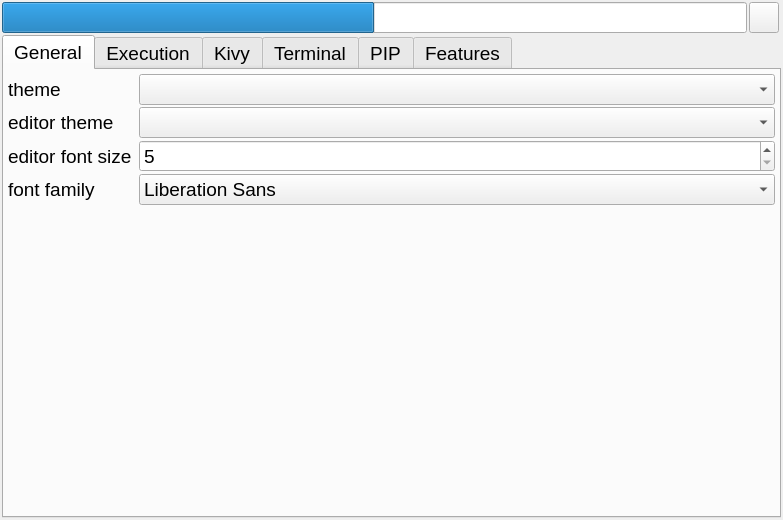
<?xml version="1.0" encoding="UTF-8"?>
<ui version="4.0">
 <class>Form</class>
 <widget class="QWidget" name="Form">
  <property name="geometry">
   <rect>
    <x>0</x>
    <y>0</y>
    <width>783</width>
    <height>520</height>
   </rect>
  </property>
  <property name="font">
   <font>
    <pointsize>14</pointsize>
   </font>
  </property>
  <property name="windowTitle">
   <string>Form</string>
  </property>
  <layout class="QGridLayout" name="gridLayout">
   <property name="leftMargin">
    <number>2</number>
   </property>
   <property name="topMargin">
    <number>2</number>
   </property>
   <property name="rightMargin">
    <number>2</number>
   </property>
   <property name="bottomMargin">
    <number>2</number>
   </property>
   <property name="spacing">
    <number>2</number>
   </property>
   <item row="2" column="0" colspan="3">
    <widget class="QTabWidget" name="tabs">
     <property name="currentIndex">
      <number>0</number>
     </property>
     <widget class="QWidget" name="tab_9">
      <attribute name="title">
       <string>General</string>
      </attribute>
      <layout class="QGridLayout" name="gridLayout_10">
       <property name="leftMargin">
        <number>4</number>
       </property>
       <property name="topMargin">
        <number>4</number>
       </property>
       <property name="rightMargin">
        <number>4</number>
       </property>
       <property name="bottomMargin">
        <number>4</number>
       </property>
       <property name="spacing">
        <number>2</number>
       </property>
       <item row="5" column="0" colspan="2">
        <spacer name="verticalSpacer_4">
         <property name="orientation">
          <enum>Qt::Vertical</enum>
         </property>
         <property name="sizeHint" stdset="0">
          <size>
           <width>20</width>
           <height>40</height>
          </size>
         </property>
        </spacer>
       </item>
       <item row="4" column="0">
        <widget class="QLabel" name="label_10">
         <property name="text">
          <string>font family</string>
         </property>
        </widget>
       </item>
       <item row="0" column="0">
        <widget class="QLabel" name="label_8">
         <property name="sizePolicy">
          <sizepolicy hsizetype="Fixed" vsizetype="Preferred">
           <horstretch>0</horstretch>
           <verstretch>0</verstretch>
          </sizepolicy>
         </property>
         <property name="minimumSize">
          <size>
           <width>100</width>
           <height>0</height>
          </size>
         </property>
         <property name="text">
          <string>theme</string>
         </property>
        </widget>
       </item>
       <item row="4" column="1">
        <widget class="QFontComboBox" name="ed_font">
         <property name="minimumSize">
          <size>
           <width>0</width>
           <height>25</height>
          </size>
         </property>
         <property name="editable">
          <bool>false</bool>
         </property>
        </widget>
       </item>
       <item row="2" column="0">
        <widget class="QLabel" name="label_11">
         <property name="sizePolicy">
          <sizepolicy hsizetype="Fixed" vsizetype="Preferred">
           <horstretch>0</horstretch>
           <verstretch>0</verstretch>
          </sizepolicy>
         </property>
         <property name="minimumSize">
          <size>
           <width>100</width>
           <height>0</height>
          </size>
         </property>
         <property name="text">
          <string>editor theme</string>
         </property>
        </widget>
       </item>
       <item row="0" column="1">
        <widget class="QComboBox" name="theme">
         <property name="minimumSize">
          <size>
           <width>0</width>
           <height>25</height>
          </size>
         </property>
        </widget>
       </item>
       <item row="3" column="1">
        <widget class="QSpinBox" name="edf_size">
         <property name="minimumSize">
          <size>
           <width>110</width>
           <height>25</height>
          </size>
         </property>
         <property name="minimum">
          <number>5</number>
         </property>
         <property name="maximum">
          <number>100</number>
         </property>
        </widget>
       </item>
       <item row="3" column="0">
        <widget class="QLabel" name="label_9">
         <property name="text">
          <string>editor font size </string>
         </property>
        </widget>
       </item>
       <item row="2" column="1">
        <widget class="QComboBox" name="editor_theme">
         <property name="minimumSize">
          <size>
           <width>0</width>
           <height>25</height>
          </size>
         </property>
        </widget>
       </item>
      </layout>
     </widget>
     <widget class="QWidget" name="tab">
      <attribute name="title">
       <string>Execution</string>
      </attribute>
      <layout class="QGridLayout" name="gridLayout_2">
       <property name="leftMargin">
        <number>4</number>
       </property>
       <property name="topMargin">
        <number>4</number>
       </property>
       <property name="rightMargin">
        <number>4</number>
       </property>
       <property name="bottomMargin">
        <number>4</number>
       </property>
       <property name="spacing">
        <number>2</number>
       </property>
       <item row="0" column="2">
        <widget class="QPushButton" name="browse_python">
         <property name="minimumSize">
          <size>
           <width>0</width>
           <height>25</height>
          </size>
         </property>
         <property name="maximumSize">
          <size>
           <width>30</width>
           <height>25</height>
          </size>
         </property>
         <property name="text">
          <string/>
         </property>
        </widget>
       </item>
       <item row="0" column="1">
        <widget class="QLineEdit" name="python_path">
         <property name="minimumSize">
          <size>
           <width>0</width>
           <height>25</height>
          </size>
         </property>
        </widget>
       </item>
       <item row="0" column="0">
        <widget class="QLabel" name="label">
         <property name="minimumSize">
          <size>
           <width>0</width>
           <height>25</height>
          </size>
         </property>
         <property name="text">
          <string>Python interpreter</string>
         </property>
        </widget>
       </item>
       <item row="3" column="0" colspan="3">
        <spacer name="verticalSpacer">
         <property name="orientation">
          <enum>Qt::Vertical</enum>
         </property>
         <property name="sizeHint" stdset="0">
          <size>
           <width>20</width>
           <height>40</height>
          </size>
         </property>
        </spacer>
       </item>
      </layout>
     </widget>
     <widget class="QWidget" name="tab_2">
      <attribute name="title">
       <string>Kivy</string>
      </attribute>
      <layout class="QGridLayout" name="gridLayout_6">
       <property name="leftMargin">
        <number>4</number>
       </property>
       <property name="topMargin">
        <number>4</number>
       </property>
       <property name="rightMargin">
        <number>4</number>
       </property>
       <property name="bottomMargin">
        <number>4</number>
       </property>
       <property name="spacing">
        <number>2</number>
       </property>
       <item row="0" column="0">
        <widget class="QLabel" name="label_2">
         <property name="text">
          <string>Window resolution</string>
         </property>
        </widget>
       </item>
       <item row="0" column="3">
        <widget class="QSpinBox" name="winy">
         <property name="minimumSize">
          <size>
           <width>119</width>
           <height>25</height>
          </size>
         </property>
         <property name="maximum">
          <number>1024</number>
         </property>
        </widget>
       </item>
       <item row="0" column="2">
        <widget class="QLabel" name="label_3">
         <property name="maximumSize">
          <size>
           <width>20</width>
           <height>16777215</height>
          </size>
         </property>
         <property name="text">
          <string>X</string>
         </property>
         <property name="alignment">
          <set>Qt::AlignCenter</set>
         </property>
        </widget>
       </item>
       <item row="0" column="1">
        <widget class="QSpinBox" name="winx">
         <property name="minimumSize">
          <size>
           <width>119</width>
           <height>25</height>
          </size>
         </property>
         <property name="maximum">
          <number>1024</number>
         </property>
        </widget>
       </item>
       <item row="1" column="0" colspan="4">
        <widget class="QTabWidget" name="kv_tabs">
         <property name="currentIndex">
          <number>0</number>
         </property>
         <widget class="QWidget" name="tab_4">
          <attribute name="title">
           <string>Properties</string>
          </attribute>
          <layout class="QGridLayout" name="gridLayout_3">
           <property name="leftMargin">
            <number>0</number>
           </property>
           <property name="topMargin">
            <number>0</number>
           </property>
           <property name="rightMargin">
            <number>0</number>
           </property>
           <property name="bottomMargin">
            <number>0</number>
           </property>
           <property name="spacing">
            <number>0</number>
           </property>
           <item row="0" column="0">
            <widget class="QFrame" name="gridFrame">
             <layout class="QGridLayout" name="container">
              <property name="leftMargin">
               <number>2</number>
              </property>
              <property name="topMargin">
               <number>2</number>
              </property>
              <property name="rightMargin">
               <number>2</number>
              </property>
              <property name="bottomMargin">
               <number>2</number>
              </property>
              <property name="spacing">
               <number>2</number>
              </property>
              <item row="1" column="0" colspan="4">
               <widget class="QTreeWidget" name="kv_props">
                <property name="focusPolicy">
                 <enum>Qt::NoFocus</enum>
                </property>
                <property name="frameShape">
                 <enum>QFrame::NoFrame</enum>
                </property>
                <property name="verticalScrollBarPolicy">
                 <enum>Qt::ScrollBarAlwaysOff</enum>
                </property>
                <property name="horizontalScrollBarPolicy">
                 <enum>Qt::ScrollBarAlwaysOff</enum>
                </property>
                <property name="selectionMode">
                 <enum>QAbstractItemView::ExtendedSelection</enum>
                </property>
                <property name="indentation">
                 <number>0</number>
                </property>
                <property name="headerHidden">
                 <bool>true</bool>
                </property>
                <property name="type" stdset="0">
                 <string>cont</string>
                </property>
                <attribute name="headerDefaultSectionSize">
                 <number>300</number>
                </attribute>
                <column>
                 <property name="text">
                  <string notr="true">property</string>
                 </property>
                </column>
                <column>
                 <property name="text">
                  <string>type</string>
                 </property>
                </column>
               </widget>
              </item>
              <item row="0" column="3">
               <widget class="QPushButton" name="add_prop">
                <property name="minimumSize">
                 <size>
                  <width>30</width>
                  <height>25</height>
                 </size>
                </property>
                <property name="maximumSize">
                 <size>
                  <width>30</width>
                  <height>25</height>
                 </size>
                </property>
                <property name="text">
                 <string/>
                </property>
                <property name="iconSize">
                 <size>
                  <width>25</width>
                  <height>25</height>
                 </size>
                </property>
               </widget>
              </item>
              <item row="0" column="2">
               <widget class="QPushButton" name="minus_prop">
                <property name="minimumSize">
                 <size>
                  <width>30</width>
                  <height>25</height>
                 </size>
                </property>
                <property name="maximumSize">
                 <size>
                  <width>30</width>
                  <height>25</height>
                 </size>
                </property>
                <property name="text">
                 <string/>
                </property>
                <property name="iconSize">
                 <size>
                  <width>25</width>
                  <height>25</height>
                 </size>
                </property>
               </widget>
              </item>
              <item row="0" column="0" colspan="2">
               <spacer name="horizontalSpacer_2">
                <property name="orientation">
                 <enum>Qt::Horizontal</enum>
                </property>
                <property name="sizeHint" stdset="0">
                 <size>
                  <width>40</width>
                  <height>20</height>
                 </size>
                </property>
               </spacer>
              </item>
             </layout>
            </widget>
           </item>
          </layout>
         </widget>
         <widget class="QWidget" name="tab_6">
          <attribute name="title">
           <string>Classes</string>
          </attribute>
          <layout class="QGridLayout" name="gridLayout_4">
           <property name="leftMargin">
            <number>0</number>
           </property>
           <property name="topMargin">
            <number>0</number>
           </property>
           <property name="rightMargin">
            <number>0</number>
           </property>
           <property name="bottomMargin">
            <number>0</number>
           </property>
           <property name="spacing">
            <number>0</number>
           </property>
           <item row="0" column="0">
            <widget class="QFrame" name="gridFrame_2">
             <layout class="QGridLayout" name="container_2">
              <property name="leftMargin">
               <number>2</number>
              </property>
              <property name="topMargin">
               <number>2</number>
              </property>
              <property name="rightMargin">
               <number>2</number>
              </property>
              <property name="bottomMargin">
               <number>2</number>
              </property>
              <property name="spacing">
               <number>2</number>
              </property>
              <item row="0" column="0">
               <spacer name="horizontalSpacer">
                <property name="orientation">
                 <enum>Qt::Horizontal</enum>
                </property>
                <property name="sizeHint" stdset="0">
                 <size>
                  <width>40</width>
                  <height>20</height>
                 </size>
                </property>
               </spacer>
              </item>
              <item row="0" column="1">
               <widget class="QPushButton" name="minus_cls">
                <property name="minimumSize">
                 <size>
                  <width>30</width>
                  <height>25</height>
                 </size>
                </property>
                <property name="maximumSize">
                 <size>
                  <width>30</width>
                  <height>25</height>
                 </size>
                </property>
                <property name="text">
                 <string/>
                </property>
                <property name="iconSize">
                 <size>
                  <width>25</width>
                  <height>25</height>
                 </size>
                </property>
               </widget>
              </item>
              <item row="0" column="2">
               <widget class="QPushButton" name="add_cls">
                <property name="minimumSize">
                 <size>
                  <width>30</width>
                  <height>25</height>
                 </size>
                </property>
                <property name="maximumSize">
                 <size>
                  <width>30</width>
                  <height>25</height>
                 </size>
                </property>
                <property name="text">
                 <string/>
                </property>
                <property name="iconSize">
                 <size>
                  <width>25</width>
                  <height>25</height>
                 </size>
                </property>
               </widget>
              </item>
              <item row="1" column="0" colspan="3">
               <widget class="QTreeWidget" name="kv_classes">
                <property name="focusPolicy">
                 <enum>Qt::NoFocus</enum>
                </property>
                <property name="frameShape">
                 <enum>QFrame::NoFrame</enum>
                </property>
                <property name="verticalScrollBarPolicy">
                 <enum>Qt::ScrollBarAlwaysOff</enum>
                </property>
                <property name="selectionMode">
                 <enum>QAbstractItemView::ExtendedSelection</enum>
                </property>
                <property name="headerHidden">
                 <bool>true</bool>
                </property>
                <column>
                 <property name="text">
                  <string notr="true">1</string>
                 </property>
                </column>
               </widget>
              </item>
             </layout>
            </widget>
           </item>
          </layout>
         </widget>
         <widget class="QWidget" name="tab_5">
          <attribute name="title">
           <string>Keywords</string>
          </attribute>
          <layout class="QGridLayout" name="gridLayout_5">
           <property name="leftMargin">
            <number>0</number>
           </property>
           <property name="topMargin">
            <number>0</number>
           </property>
           <property name="rightMargin">
            <number>0</number>
           </property>
           <property name="bottomMargin">
            <number>0</number>
           </property>
           <property name="spacing">
            <number>0</number>
           </property>
           <item row="0" column="0">
            <widget class="QFrame" name="gridFrame_3">
             <layout class="QGridLayout" name="container_3">
              <property name="leftMargin">
               <number>2</number>
              </property>
              <property name="topMargin">
               <number>2</number>
              </property>
              <property name="rightMargin">
               <number>2</number>
              </property>
              <property name="bottomMargin">
               <number>2</number>
              </property>
              <property name="spacing">
               <number>2</number>
              </property>
              <item row="0" column="2">
               <widget class="QPushButton" name="add_keyw">
                <property name="minimumSize">
                 <size>
                  <width>30</width>
                  <height>25</height>
                 </size>
                </property>
                <property name="maximumSize">
                 <size>
                  <width>30</width>
                  <height>25</height>
                 </size>
                </property>
                <property name="text">
                 <string/>
                </property>
                <property name="iconSize">
                 <size>
                  <width>25</width>
                  <height>25</height>
                 </size>
                </property>
               </widget>
              </item>
              <item row="0" column="1">
               <widget class="QPushButton" name="minus_keyw">
                <property name="minimumSize">
                 <size>
                  <width>30</width>
                  <height>25</height>
                 </size>
                </property>
                <property name="maximumSize">
                 <size>
                  <width>30</width>
                  <height>25</height>
                 </size>
                </property>
                <property name="text">
                 <string/>
                </property>
                <property name="iconSize">
                 <size>
                  <width>25</width>
                  <height>25</height>
                 </size>
                </property>
               </widget>
              </item>
              <item row="0" column="0">
               <spacer name="horizontalSpacer_3">
                <property name="orientation">
                 <enum>Qt::Horizontal</enum>
                </property>
                <property name="sizeHint" stdset="0">
                 <size>
                  <width>40</width>
                  <height>20</height>
                 </size>
                </property>
               </spacer>
              </item>
              <item row="1" column="0" colspan="3">
               <widget class="QTreeWidget" name="kv_keywords">
                <property name="focusPolicy">
                 <enum>Qt::NoFocus</enum>
                </property>
                <property name="frameShape">
                 <enum>QFrame::NoFrame</enum>
                </property>
                <property name="verticalScrollBarPolicy">
                 <enum>Qt::ScrollBarAlwaysOff</enum>
                </property>
                <property name="selectionMode">
                 <enum>QAbstractItemView::ExtendedSelection</enum>
                </property>
                <property name="headerHidden">
                 <bool>true</bool>
                </property>
                <column>
                 <property name="text">
                  <string notr="true">1</string>
                 </property>
                </column>
               </widget>
              </item>
             </layout>
            </widget>
           </item>
          </layout>
         </widget>
        </widget>
       </item>
      </layout>
     </widget>
     <widget class="QWidget" name="tab_3">
      <attribute name="title">
       <string>Terminal</string>
      </attribute>
      <layout class="QGridLayout" name="gridLayout_7">
       <property name="leftMargin">
        <number>4</number>
       </property>
       <property name="topMargin">
        <number>4</number>
       </property>
       <property name="rightMargin">
        <number>4</number>
       </property>
       <property name="bottomMargin">
        <number>4</number>
       </property>
       <property name="spacing">
        <number>2</number>
       </property>
       <item row="2" column="1">
        <widget class="QLineEdit" name="xterm_path">
         <property name="minimumSize">
          <size>
           <width>0</width>
           <height>25</height>
          </size>
         </property>
        </widget>
       </item>
       <item row="2" column="0">
        <widget class="QLabel" name="label_7">
         <property name="text">
          <string>Xterm</string>
         </property>
        </widget>
       </item>
       <item row="2" column="2">
        <widget class="QPushButton" name="browse_xterm">
         <property name="minimumSize">
          <size>
           <width>0</width>
           <height>25</height>
          </size>
         </property>
         <property name="maximumSize">
          <size>
           <width>30</width>
           <height>25</height>
          </size>
         </property>
         <property name="text">
          <string/>
         </property>
        </widget>
       </item>
       <item row="0" column="1" colspan="2">
        <widget class="QFontComboBox" name="term_font">
         <property name="minimumSize">
          <size>
           <width>0</width>
           <height>25</height>
          </size>
         </property>
         <property name="editable">
          <bool>false</bool>
         </property>
        </widget>
       </item>
       <item row="0" column="0">
        <widget class="QLabel" name="label_5">
         <property name="text">
          <string>Font name</string>
         </property>
        </widget>
       </item>
       <item row="1" column="0">
        <widget class="QLabel" name="label_6">
         <property name="text">
          <string>Font size</string>
         </property>
        </widget>
       </item>
       <item row="3" column="0" colspan="3">
        <spacer name="verticalSpacer_2">
         <property name="orientation">
          <enum>Qt::Vertical</enum>
         </property>
         <property name="sizeHint" stdset="0">
          <size>
           <width>20</width>
           <height>40</height>
          </size>
         </property>
        </spacer>
       </item>
       <item row="1" column="1" colspan="2">
        <widget class="QSpinBox" name="term_font_size">
         <property name="minimumSize">
          <size>
           <width>102</width>
           <height>25</height>
          </size>
         </property>
        </widget>
       </item>
      </layout>
     </widget>
     <widget class="QWidget" name="tab_7">
      <attribute name="title">
       <string>PIP</string>
      </attribute>
      <layout class="QGridLayout" name="gridLayout_8">
       <property name="leftMargin">
        <number>2</number>
       </property>
       <property name="topMargin">
        <number>2</number>
       </property>
       <property name="rightMargin">
        <number>2</number>
       </property>
       <property name="bottomMargin">
        <number>2</number>
       </property>
       <property name="spacing">
        <number>2</number>
       </property>
       <item row="1" column="0" colspan="2">
        <widget class="QTreeWidget" name="pips">
         <property name="focusPolicy">
          <enum>Qt::NoFocus</enum>
         </property>
         <property name="frameShape">
          <enum>QFrame::NoFrame</enum>
         </property>
         <property name="verticalScrollBarPolicy">
          <enum>Qt::ScrollBarAlwaysOff</enum>
         </property>
         <property name="selectionMode">
          <enum>QAbstractItemView::ExtendedSelection</enum>
         </property>
         <property name="indentation">
          <number>0</number>
         </property>
         <property name="headerHidden">
          <bool>true</bool>
         </property>
         <property name="type" stdset="0">
          <string>cont</string>
         </property>
         <attribute name="headerDefaultSectionSize">
          <number>300</number>
         </attribute>
         <column>
          <property name="text">
           <string notr="true">property</string>
          </property>
         </column>
         <column>
          <property name="text">
           <string>type</string>
          </property>
         </column>
        </widget>
       </item>
       <item row="0" column="1">
        <widget class="QPushButton" name="pip_install">
         <property name="minimumSize">
          <size>
           <width>30</width>
           <height>25</height>
          </size>
         </property>
         <property name="maximumSize">
          <size>
           <width>30</width>
           <height>25</height>
          </size>
         </property>
         <property name="text">
          <string/>
         </property>
        </widget>
       </item>
       <item row="0" column="0">
        <widget class="QLineEdit" name="pip_search">
         <property name="minimumSize">
          <size>
           <width>0</width>
           <height>25</height>
          </size>
         </property>
         <property name="placeholderText">
          <string>regex supported</string>
         </property>
        </widget>
       </item>
      </layout>
     </widget>
     <widget class="QWidget" name="tab_8">
      <attribute name="title">
       <string>Features</string>
      </attribute>
      <layout class="QGridLayout" name="gridLayout_9">
       <property name="leftMargin">
        <number>4</number>
       </property>
       <property name="topMargin">
        <number>4</number>
       </property>
       <property name="rightMargin">
        <number>4</number>
       </property>
       <property name="bottomMargin">
        <number>4</number>
       </property>
       <property name="horizontalSpacing">
        <number>8</number>
       </property>
       <property name="verticalSpacing">
        <number>2</number>
       </property>
       <item row="7" column="0">
        <widget class="QLabel" name="label_4">
         <property name="minimumSize">
          <size>
           <width>0</width>
           <height>20</height>
          </size>
         </property>
         <property name="text">
          <string>activated options increase memory usage (notice: memory usage actually depend on how many lines your code contain)</string>
         </property>
         <property name="wordWrap">
          <bool>true</bool>
         </property>
        </widget>
       </item>
       <item row="3" column="0">
        <widget class="QCheckBox" name="point_errors">
         <property name="minimumSize">
          <size>
           <width>0</width>
           <height>25</height>
          </size>
         </property>
         <property name="styleSheet">
          <string notr="true">border-right: 2px solid red;</string>
         </property>
         <property name="text">
          <string>highlight errors (squiggle underline)</string>
         </property>
        </widget>
       </item>
       <item row="2" column="0">
        <widget class="QCheckBox" name="embed_window">
         <property name="minimumSize">
          <size>
           <width>0</width>
           <height>25</height>
          </size>
         </property>
         <property name="styleSheet">
          <string notr="true">border-right: 2px solid yellow;</string>
         </property>
         <property name="text">
          <string>embed Kivy window as tab</string>
         </property>
        </widget>
       </item>
       <item row="1" column="0">
        <widget class="QCheckBox" name="display_icons">
         <property name="minimumSize">
          <size>
           <width>0</width>
           <height>25</height>
          </size>
         </property>
         <property name="styleSheet">
          <string notr="true">border-right: 2px solid green;</string>
         </property>
         <property name="text">
          <string>display icons in inspector</string>
         </property>
        </widget>
       </item>
       <item row="4" column="0">
        <widget class="QCheckBox" name="detect_pos">
         <property name="minimumSize">
          <size>
           <width>0</width>
           <height>25</height>
          </size>
         </property>
         <property name="styleSheet">
          <string notr="true">border-right: 2px solid green;</string>
         </property>
         <property name="text">
          <string>auto detect kivy item from text cursor position</string>
         </property>
        </widget>
       </item>
       <item row="0" column="0">
        <widget class="QCheckBox" name="autocomplete">
         <property name="minimumSize">
          <size>
           <width>0</width>
           <height>25</height>
          </size>
         </property>
         <property name="styleSheet">
          <string notr="true">border-right: 2px solid yellow;</string>
         </property>
         <property name="text">
          <string>autocomplete</string>
         </property>
        </widget>
       </item>
       <item row="6" column="0">
        <spacer name="verticalSpacer_3">
         <property name="orientation">
          <enum>Qt::Vertical</enum>
         </property>
         <property name="sizeHint" stdset="0">
          <size>
           <width>20</width>
           <height>40</height>
          </size>
         </property>
        </spacer>
       </item>
       <item row="5" column="0">
        <widget class="QCheckBox" name="code_analyse">
         <property name="minimumSize">
          <size>
           <width>0</width>
           <height>25</height>
          </size>
         </property>
         <property name="styleSheet">
          <string notr="true">border-right: 2px solid yellow;</string>
         </property>
         <property name="text">
          <string>real-time code analyse</string>
         </property>
        </widget>
       </item>
      </layout>
     </widget>
    </widget>
   </item>
   <item row="1" column="0">
    <widget class="QProgressBar" name="progress">
     <property name="value">
      <number>50</number>
     </property>
     <property name="textVisible">
      <bool>false</bool>
     </property>
     <property name="invertedAppearance">
      <bool>false</bool>
     </property>
     <property name="format">
      <string>%p%</string>
     </property>
    </widget>
   </item>
   <item row="1" column="1">
    <widget class="QPushButton" name="save">
     <property name="minimumSize">
      <size>
       <width>25</width>
       <height>25</height>
      </size>
     </property>
     <property name="maximumSize">
      <size>
       <width>30</width>
       <height>16777215</height>
      </size>
     </property>
     <property name="text">
      <string/>
     </property>
     <property name="type" stdset="0">
      <string>icon-button</string>
     </property>
    </widget>
   </item>
  </layout>
 </widget>
 <resources/>
 <connections/>
</ui>
